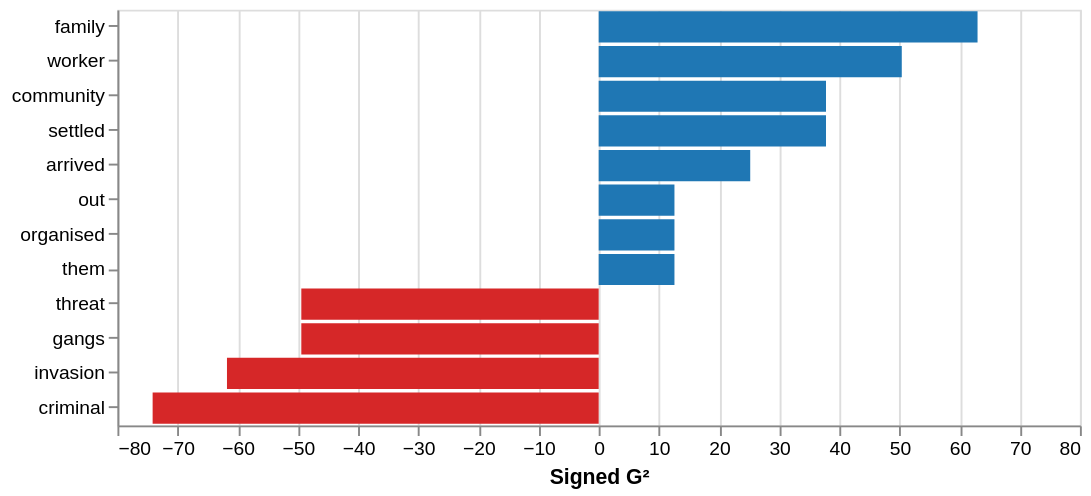

The notebook cell saved with this chart:
### Markdown cell above
### 4b. Top-N bar chart

Sometimes a clean horizontal bar is more readable than the volcano.

### Code cell
keyness.plot(kind='bar', n=12)

### Figure 1 — Vega-Lite specification as saved in the notebook (floating-point values rounded to 4 significant figures)
{"config": {"view": {"continuousWidth": 300, "continuousHeight": 300}}, "data": {"name": "data-a012137c19f60f9ec1849e992ff0a917"}, "mark": {"type": "bar"}, "encoding": {"color": {"condition": {"test": "(datum.g2 >= 0)", "value": "#1f77b4"}, "value": "#d62728"}, "tooltip": [{"field": "term", "type": "nominal"}, {"field": "count_a", "type": "quantitative"}, {"field": "count_b", "type": "quantitative"}, {"field": "expected_a", "type": "quantitative"}, {"field": "expected_b", "type": "quantitative"}, {"field": "g2", "type": "quantitative"}, {"field": "p_value", "type": "quantitative"}, {"field": "log_ratio", "type": "quantitative"}, {"field": "percent_diff", "type": "quantitative"}, {"field": "bayes_factor", "type": "quantitative"}, {"field": "dispersion_a", "type": "quantitative"}, {"field": "dispersion_b", "type": "quantitative"}, {"field": "dispersion_flag", "type": "nominal"}, {"field": "p_adjusted", "type": "quantitative"}], "x": {"field": "g2", "title": "Signed G²", "type": "quantitative"}, "y": {"field": "term", "sort": "-x", "title": null, "type": "nominal"}}, "height": 216, "width": 500, "$schema": "https://vega.github.io/schema/vega-lite/v6.4.1.json", "datasets": {"data-a012137c19f60f9ec1849e992ff0a917": [{"term": "criminal", "count_a": 0, "count_b": 54, "expected_a": 26.82, "expected_b": 27.18, "g2": -74.15, "p_value": 7.251e-18, "log_ratio": -6.749, "percent_diff": -100.0, "bayes_factor": 342100000000000.0, "dispersion_a": 0.0, "dispersion_b": 0.9311, "dispersion_flag": true, "p_adjusted": 3.843e-16}, {"term": "family", "count_a": 45, "count_b": 0, "expected_a": 22.35, "expected_b": 22.65, "g2": 62.98, "p_value": 2.087e-15, "log_ratio": 6.527, "percent_diff": null, "bayes_factor": 1287000000000.0, "dispersion_a": 0.9072, "dispersion_b": 0.0, "dispersion_flag": true, "p_adjusted": 5.53e-14}, {"term": "invasion", "count_a": 0, "count_b": 45, "expected_a": 22.35, "expected_b": 22.65, "g2": -61.79, "p_value": 3.823e-15, "log_ratio": -6.489, "percent_diff": -100.0, "bayes_factor": 709200000000.0, "dispersion_a": 0.0, "dispersion_b": 0.9078, "dispersion_flag": true, "p_adjusted": 6.753e-14}, {"term": "worker", "count_a": 36, "count_b": 0, "expected_a": 17.88, "expected_b": 18.12, "g2": 50.39, "p_value": 1.264e-12, "log_ratio": 6.209, "percent_diff": null, "bayes_factor": 2368000000.0, "dispersion_a": 0.8811, "dispersion_b": 0.0, "dispersion_flag": true, "p_adjusted": 1.674e-11}, {"term": "threat", "count_a": 0, "count_b": 36, "expected_a": 17.88, "expected_b": 18.12, "g2": -49.43, "p_value": 2.054e-12, "log_ratio": -6.171, "percent_diff": -100.0, "bayes_factor": 1470000000.0, "dispersion_a": 0.0, "dispersion_b": 0.8811, "dispersion_flag": true, "p_adjusted": 1.815e-11}, {"term": "gangs", "count_a": 0, "count_b": 36, "expected_a": 17.88, "expected_b": 18.12, "g2": -49.43, "p_value": 2.054e-12, "log_ratio": -6.171, "percent_diff": -100.0, "bayes_factor": 1470000000.0, "dispersion_a": 0.0, "dispersion_b": 0.8811, "dispersion_flag": true, "p_adjusted": 1.815e-11}, {"term": "community", "count_a": 27, "count_b": 0, "expected_a": 13.41, "expected_b": 13.59, "g2": 37.79, "p_value": 7.883e-10, "log_ratio": 5.8, "percent_diff": null, "bayes_factor": 4356000.0, "dispersion_a": 0.8465, "dispersion_b": 0.0, "dispersion_flag": true, "p_adjusted": 5.223e-09}, {"term": "settled", "count_a": 27, "count_b": 0, "expected_a": 13.41, "expected_b": 13.59, "g2": 37.79, "p_value": 7.883e-10, "log_ratio": 5.8, "percent_diff": null, "bayes_factor": 4356000.0, "dispersion_a": 0.8465, "dispersion_b": 0.0, "dispersion_flag": true, "p_adjusted": 5.223e-09}, {"term": "arrived", "count_a": 18, "count_b": 0, "expected_a": 8.94, "expected_b": 9.06, "g2": 25.19, "p_value": 5.188e-07, "log_ratio": 5.229, "percent_diff": null, "bayes_factor": 8014.0, "dispersion_a": 0.7928, "dispersion_b": 0.0, "dispersion_flag": true, "p_adjusted": 3.055e-06}, {"term": "out", "count_a": 9, "count_b": 0, "expected_a": 4.47, "expected_b": 4.53, "g2": 12.6, "p_value": 0.0003865, "log_ratio": 4.267, "percent_diff": null, "bayes_factor": 14.74, "dispersion_a": 0.686, "dispersion_b": 0.0, "dispersion_flag": true, "p_adjusted": 0.000475}, {"term": "organised", "count_a": 9, "count_b": 0, "expected_a": 4.47, "expected_b": 4.53, "g2": 12.6, "p_value": 0.0003865, "log_ratio": 4.267, "percent_diff": null, "bayes_factor": 14.74, "dispersion_a": 0.686, "dispersion_b": 0.0, "dispersion_flag": true, "p_adjusted": 0.000475}, {"term": "them", "count_a": 9, "count_b": 0, "expected_a": 4.47, "expected_b": 4.53, "g2": 12.6, "p_value": 0.0003865, "log_ratio": 4.267, "percent_diff": null, "bayes_factor": 14.74, "dispersion_a": 0.686, "dispersion_b": 0.0, "dispersion_flag": true, "p_adjusted": 0.000475}]}}
